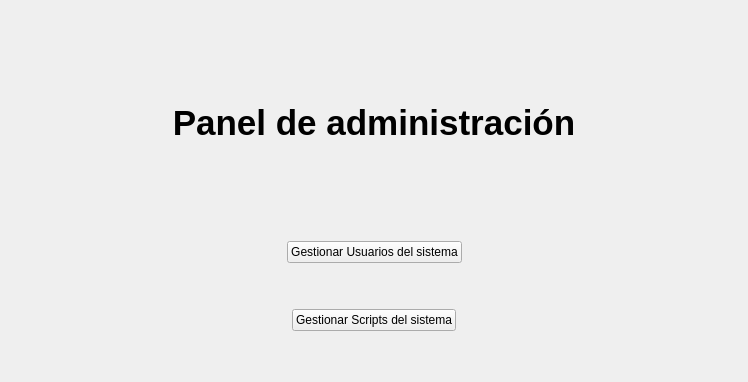
<?xml version="1.0" encoding="UTF-8"?>
<ui version="4.0">
 <class>Form</class>
 <widget class="QWidget" name="Form">
  <property name="geometry">
   <rect>
    <x>0</x>
    <y>0</y>
    <width>748</width>
    <height>382</height>
   </rect>
  </property>
  <property name="windowTitle">
   <string>Panel de administración</string>
  </property>
  <layout class="QVBoxLayout" name="verticalLayout">
   <item>
    <widget class="QLabel" name="label">
     <property name="font">
      <font>
       <pointsize>26</pointsize>
       <weight>75</weight>
       <bold>true</bold>
       <underline>false</underline>
      </font>
     </property>
     <property name="text">
      <string>Panel de administración</string>
     </property>
     <property name="alignment">
      <set>Qt::AlignCenter</set>
     </property>
    </widget>
   </item>
   <item>
    <layout class="QHBoxLayout" name="horizontalLayout">
     <item>
      <spacer name="horizontalSpacer_2">
       <property name="orientation">
        <enum>Qt::Horizontal</enum>
       </property>
       <property name="sizeHint" stdset="0">
        <size>
         <width>40</width>
         <height>20</height>
        </size>
       </property>
      </spacer>
     </item>
     <item>
      <widget class="QPushButton" name="bGestionarUsuarios">
       <property name="text">
        <string>Gestionar Usuarios del sistema</string>
       </property>
       <property name="icon">
        <iconset>
         <normaloff>plasma-next-icons/Breeze/actions/toolbar/im-user.svg</normaloff>plasma-next-icons/Breeze/actions/toolbar/im-user.svg</iconset>
       </property>
      </widget>
     </item>
     <item>
      <spacer name="horizontalSpacer">
       <property name="orientation">
        <enum>Qt::Horizontal</enum>
       </property>
       <property name="sizeHint" stdset="0">
        <size>
         <width>40</width>
         <height>20</height>
        </size>
       </property>
      </spacer>
     </item>
    </layout>
   </item>
   <item>
    <spacer name="verticalSpacer_2">
     <property name="orientation">
      <enum>Qt::Vertical</enum>
     </property>
     <property name="sizeType">
      <enum>QSizePolicy::Fixed</enum>
     </property>
     <property name="sizeHint" stdset="0">
      <size>
       <width>20</width>
       <height>40</height>
      </size>
     </property>
    </spacer>
   </item>
   <item>
    <layout class="QHBoxLayout" name="horizontalLayout_2">
     <item>
      <spacer name="horizontalSpacer_3">
       <property name="orientation">
        <enum>Qt::Horizontal</enum>
       </property>
       <property name="sizeHint" stdset="0">
        <size>
         <width>40</width>
         <height>20</height>
        </size>
       </property>
      </spacer>
     </item>
     <item>
      <widget class="QPushButton" name="bGestionarScripts">
       <property name="text">
        <string>Gestionar Scripts del sistema</string>
       </property>
       <property name="icon">
        <iconset>
         <normaloff>plasma-next-icons/Breeze/actions/toolbar/irc-operator.svg</normaloff>plasma-next-icons/Breeze/actions/toolbar/irc-operator.svg</iconset>
       </property>
      </widget>
     </item>
     <item>
      <spacer name="horizontalSpacer_4">
       <property name="orientation">
        <enum>Qt::Horizontal</enum>
       </property>
       <property name="sizeHint" stdset="0">
        <size>
         <width>40</width>
         <height>20</height>
        </size>
       </property>
      </spacer>
     </item>
    </layout>
   </item>
   <item>
    <spacer name="verticalSpacer">
     <property name="orientation">
      <enum>Qt::Vertical</enum>
     </property>
     <property name="sizeType">
      <enum>QSizePolicy::Fixed</enum>
     </property>
     <property name="sizeHint" stdset="0">
      <size>
       <width>20</width>
       <height>40</height>
      </size>
     </property>
    </spacer>
   </item>
  </layout>
 </widget>
 <resources/>
 <connections/>
</ui>
